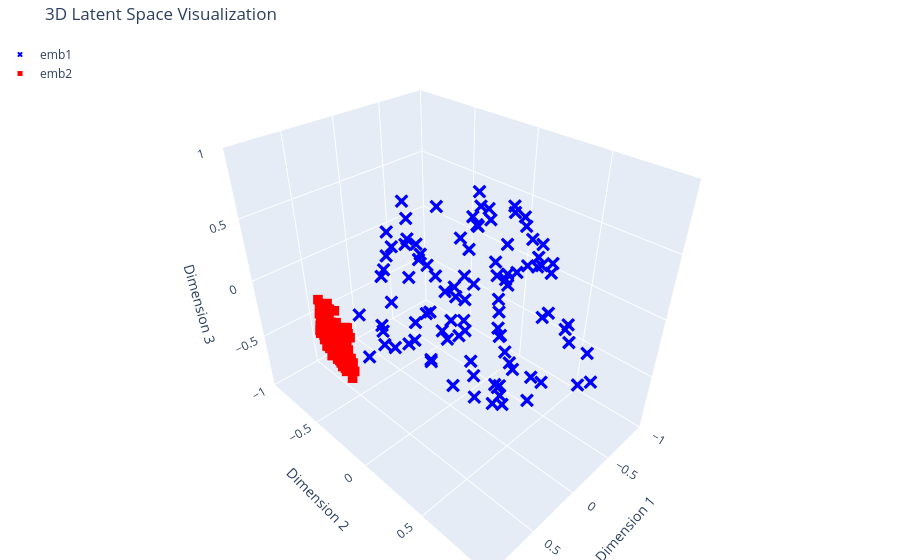

Notebook code for this chart:
### Code cell
visualize_3d_interactively(x_unsph, y_unsph, labels=None)
